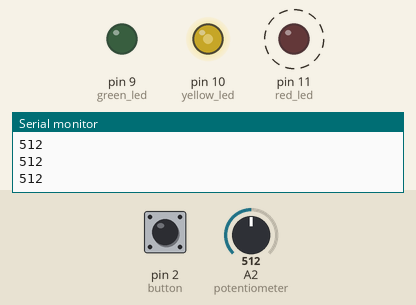
The sketch below on a simulated Arduino Uno, built with avr-gcc and run on an emulated ATmega328P. On the bench: output pins drawn as LEDs (lit = HIGH), the last lines printed to the serial monitor. Dashed ring = blinking. Inputs (shaded band) come from the test bench; at power-on: A2 (potentiometer) = 512, pin 2 (button) LOW.

Above: at 1.2 s.
1.3 s: A2 (potentiometer) set to 716
At 1.9 s:
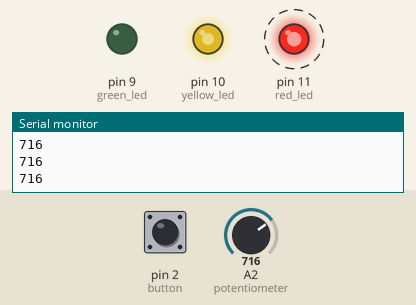
4.3 s: pin 2 (button) pulled HIGH for 0.15 s
At 4.41 s:
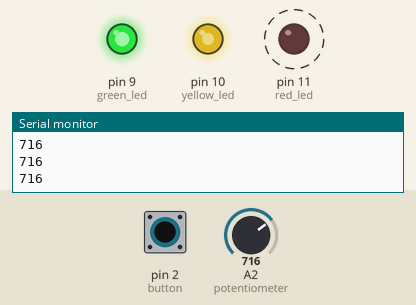
7.3 s: A2 (potentiometer) set to 900
At 8.0 s:
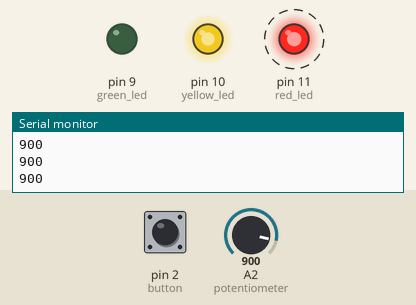
10.3 s: pin 2 (button) pulled HIGH for 1 s
At 11.0 s:
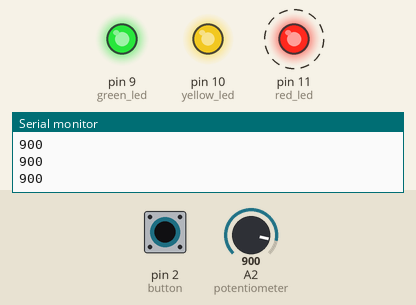
13.3 s: A2 (potentiometer) set to 122
At 14.0 s:
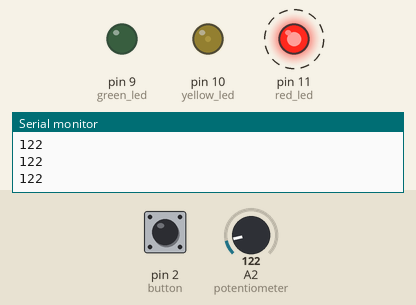
16.3 s: pin 2 (button) pulled HIGH for 0.15 s
At 17.0 s:
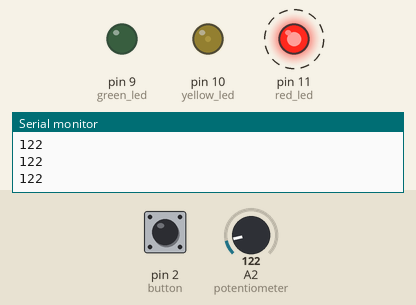
Timing chart, 0 to 20.3 s (numbered marks = the images above; inputs shaded):
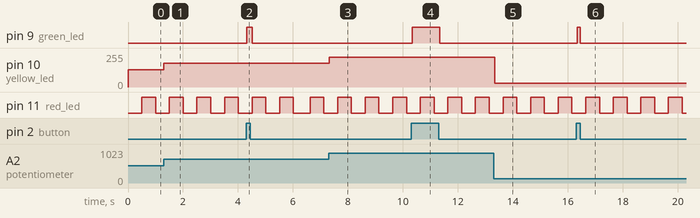

Measured:
- after the input at 1.3 s, pin 10 (yellow_led): 128/255 → 179/255 at once
- after the input at 4.3 s, pin 9 (green_led): LOW → HIGH at once, → LOW 0.20 s later
- after the input at 7.3 s, pin 10 (yellow_led): 179/255 → 225/255 at once
- after the input at 10.3 s, pin 9 (green_led): LOW → HIGH at once, → LOW 1.0 s later
- after the input at 13.3 s, pin 10 (yellow_led): 225/255 → 30/255 at once
- after the input at 16.3 s, pin 9 (green_led): LOW → HIGH after 0.05 s, → LOW 0.10 s later
- by itself, pin 11 (red_led): alternates HIGH for 0.50 s and LOW for 0.50 s

The sketch:

Multitask_-_LEDs+Potentiometer+Button_Code.ino
```cpp
#define red_led 11
#define yellow_led 10
#define green_led 9

#define button 2
#define potentiometer A2

unsigned long lastblink = millis();
unsigned long sec = 500;

int led_state = LOW;

byte ledpin[3] = {red_led, yellow_led, green_led};

// create function to set all LED pins as outputs
void ledpinmode(){
  for(int i = 0; i < 3; i++)
    pinMode(ledpin[i], OUTPUT);
}

// create function to set the LEDs low
void ledpinstate(){
  for(int i = 0; i < 3; i++)
    digitalWrite(ledpin[i], LOW);
}

void setup(){
  Serial.begin(115200);
  Serial.setTimeout(10);

  pinMode(potentiometer, INPUT);
  pinMode(button, INPUT);

  ledpinmode();
  ledpinstate();
}

void actionled1(){
  if(Serial.available()){
    int data = Serial.parseInt();
    if(data >= 100 && data <= 4000)
      sec = data;
  }

  unsigned long currenttime = millis();
  if(currenttime - lastblink > sec){
    if(led_state == LOW) led_state = HIGH;
    else led_state = LOW;

    digitalWrite(red_led, led_state);
      lastblink = currenttime;
  }
}

void actionled2(){
  int potentiometerlevel = analogRead(potentiometer);
  analogWrite(yellow_led, potentiometerlevel/4);
  Serial.println(potentiometerlevel);
  delay(100);
}

void actionled3(){
  if(digitalRead(button) == HIGH)
    digitalWrite(green_led, HIGH);
  else digitalWrite(green_led, LOW);
}

void loop(){

  // action for LED 1 (red)
  actionled1();

  //  action LED 2 (yellow)
  actionled2();

  // action LED 3 (green)
  actionled3();
}
```
